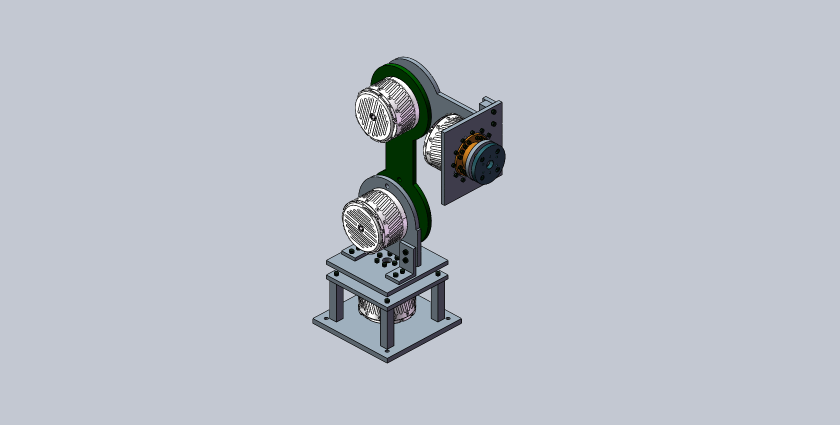
#> input picture R4_Integrated_20261029/R4_Integrated_20261029/preview/complete.png, 1680 x 849 px, found by its file name (shown at 1/2 size)
$ python make_compare.py
#> lines starting #> are read from the running program, lines starting #| are printed output that depends on the picture
"""把 URDF 渲染图与原始 SolidWorks 预览拼成对照图，并汇总交付物统计。"""
from pathlib import Path
from PIL import Image, ImageDraw, ImageFont

URDF = Path(r"D:\taili\robotic-arm\urdf\r4_urdf")
PKG = Path(r"D:\taili\robotic-arm\R4_Integrated_20261029\R4_Integrated_20261029")

TILES = [
    (PKG / "preview" / "complete.png", "CAD assembly (SolidWorks preview)"),
    (URDF / "preview" / "urdf_zero.png", "URDF reassembled from meshes (zero pose)"),
    (URDF / "preview" / "urdf_demo.png", "URDF driven by FK (j1=25 j2=-35 j3=55 j4=40 deg)"),
]

W, H = 900, 470
PANEL = 34
py = 0
try:
    font = ImageFont.truetype("C:/Windows/Fonts/consola.ttf", 20)
except Exception:
    font = ImageFont.load_default()

sheet = Image.new("RGB", (W * 3, H + PANEL), (250, 250, 252))
d = ImageDraw.Draw(sheet)
for i, (p, title) in enumerate(TILES):
    im = Image.open(p).convert("RGB")
#> im is the input picture: PIL image 1680x849 RGB; mean R, G, B 186.7, 192, 201.3
    im.thumbnail((W, H))
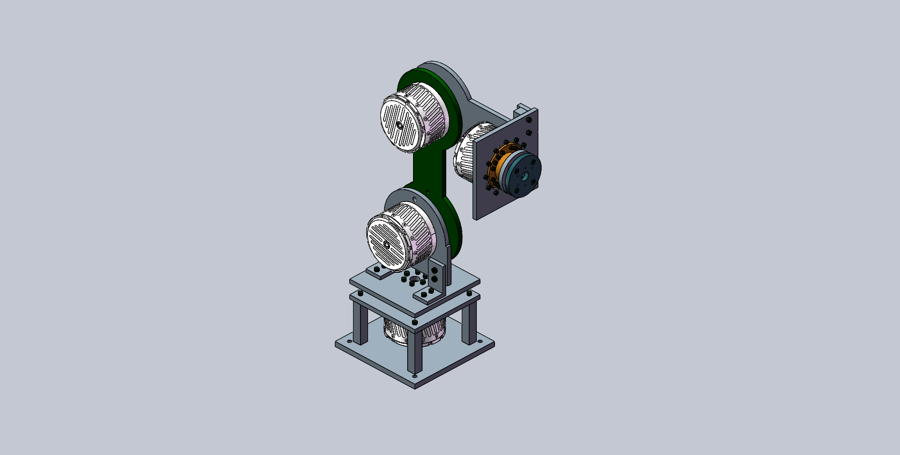
#> im: PIL image 900x455 RGB; mean R, G, B 186.6, 192, 201.3
    x = i * W + (W - im.width) // 2
#> x = 0
    y = PANEL + (H - im.height) // 2
#> y = 41
    sheet.paste(im, (x, y))
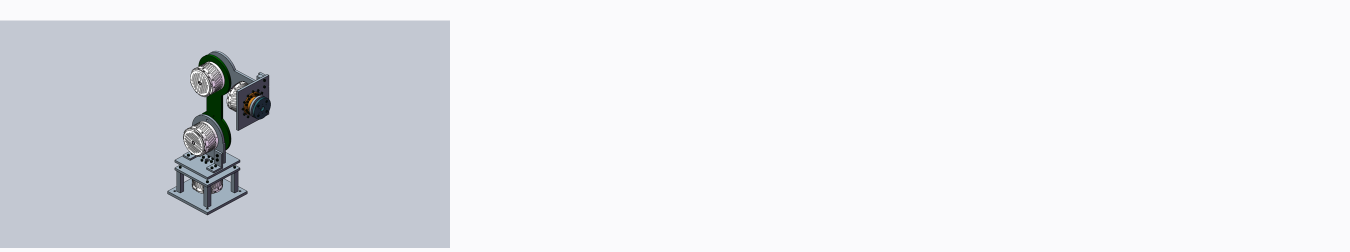
#> sheet: PIL image 2700x504 RGB (shown at 1/2 size); mean R, G, B 230.9, 232.5, 236.7
    d.text((i * W + 10, 8), title, fill=(20, 20, 25), font=font)
    d.line([(i * W, 0), (i * W, H + PANEL)], fill=(180, 185, 195), width=2)
#> pass 2 of the loop `for i, (p, title) in enumerate(TILES):`:
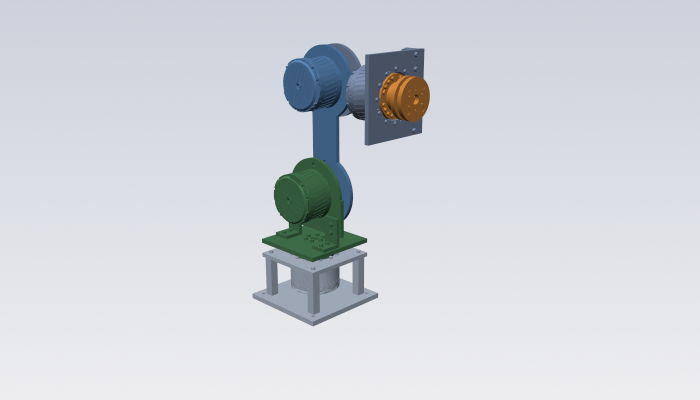
#> input picture urdf/r4_urdf/preview/urdf_zero.png, 1400 x 800 px, found by its file name (shown at 1/2 size)
#> im is the input picture: PIL image 1400x800 RGB; mean R, G, B 209.1, 212.9, 218.9
#> `im.thumbnail((W, H))`:
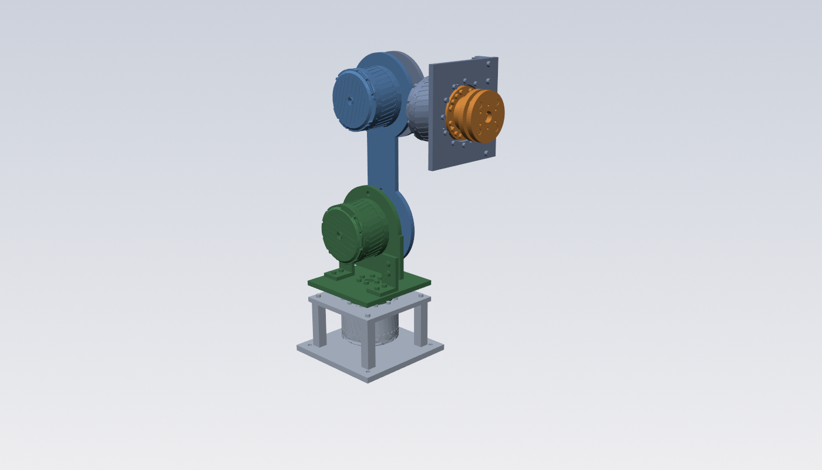
#> im: PIL image 822x470 RGB; mean R, G, B 209.1, 212.9, 218.9
#> `sheet.paste(im, (x, y))`:
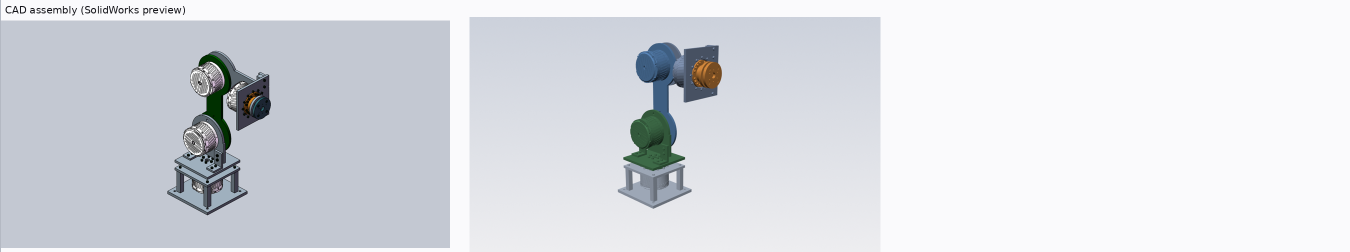
#> sheet: PIL image 2700x504 RGB (shown at 1/2 size); mean R, G, B 219, 221.7, 227.1
#> pass 3 of the loop `for i, (p, title) in enumerate(TILES):`:
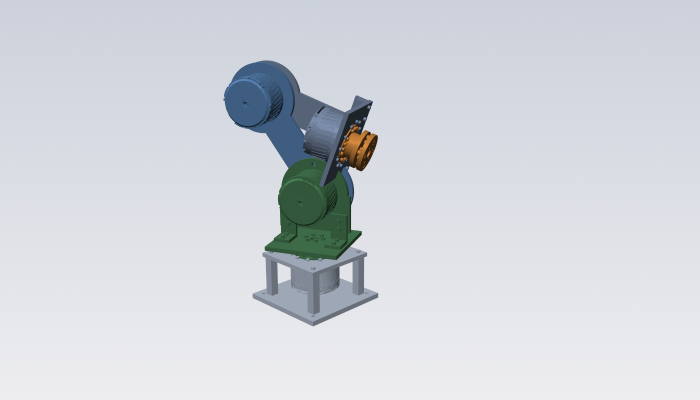
#> input picture urdf/r4_urdf/preview/urdf_demo.png, 1400 x 800 px, found by its file name (shown at 1/2 size)
#> im is the input picture: PIL image 1400x800 RGB; mean R, G, B 209.6, 213.6, 219.7
#> `im.thumbnail((W, H))`:
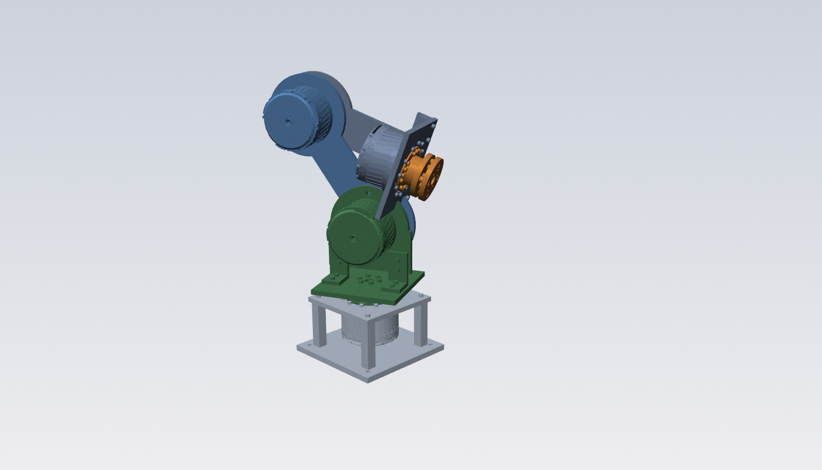
#> im: PIL image 822x470 RGB; mean R, G, B 209.6, 213.6, 219.7
#> `sheet.paste(im, (x, y))`:
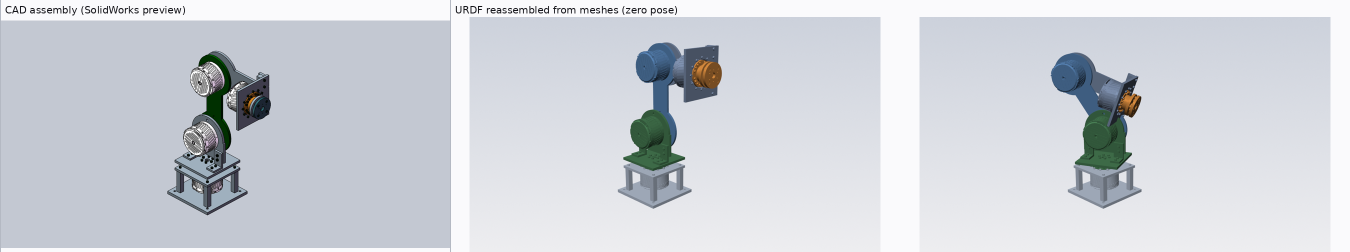
#> sheet: PIL image 2700x504 RGB (shown at 1/2 size); mean R, G, B 207.2, 211, 217.5
out = URDF / "preview" / "compare_cad_vs_urdf.png"
sheet.save(out)
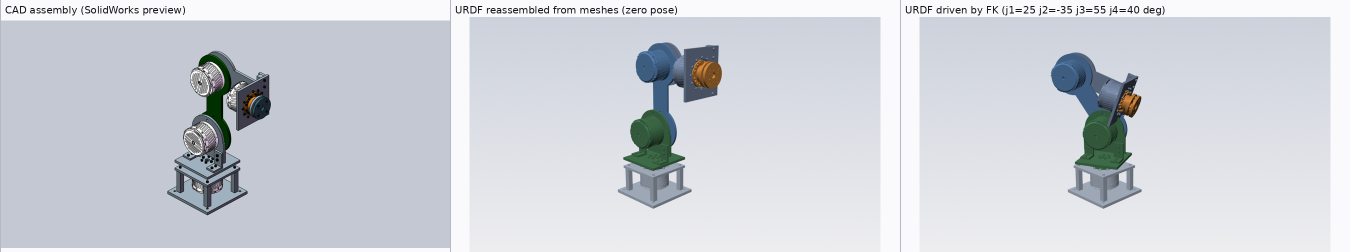
#> saved as compare_cad_vs_urdf.png: PIL image 2700x504 RGB (shown at 1/2 size); mean R, G, B 206.8, 210.6, 217.1
print("saved", out, sheet.size)
#| saved D:\taili\robotic-arm\urdf\r4_urdf/preview/compare_cad_vs_urdf.png (2700, 504)

print("\n# 交付物")
tot = 0
for f in sorted(URDF.rglob("*")):
    if f.is_file():
        tot += f.stat().st_size
        print(f"  {f.relative_to(URDF)}  {f.stat().st_size/1024:9.1f} KB")
#> pass 2 of the loop `for f in sorted(URDF.rglob("*")):`:
#> (the run stopped early here; a loop or call above may not have finished)
